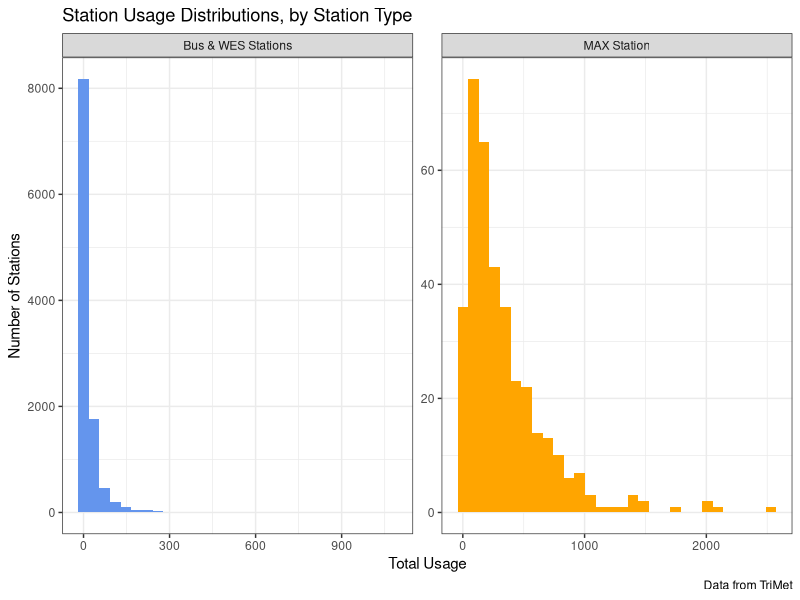

Here is the R script that generated this plot:
## ---- chunk 1
library(tidyverse)
library(cowplot)
## ---- chunk 2
stop_features = read_csv('data/stop_features.csv')

stop_features_plot = stop_features %>% mutate(
  stop_type = ifelse(stop_type == 'MAX Station', "MAX Station", 'Bus & WES Stations'), 
  day = as.factor(day)
  )

## ---- chunk 3
#| label: fig-usage-dist
#| fig-cap: 'Distributions of usage values for each station type. WES and bus stations are combined due to the low number of WES stations in the dataset. Note that the y-axis is *not* fixed: there are a much smaller number of MAX stations than there are bus stations.'
ggplot(data=stop_features_plot, aes(x=total_usage, fill=stop_type)) + 
  geom_histogram() +
  facet_wrap(~stop_type, scales='free')+
  theme_bw()+ 
  labs(
    title='Station Usage Distributions, by Station Type', 
    legend.title='Station Type', 
    x='Total Usage', 
    y = 'Number of Stations',
    caption='Data from TriMet', 
    fill='Station Type'
  )+
  scale_fill_manual(values=c('cornflowerblue', 'orange')) +
  theme(legend.position='none')
